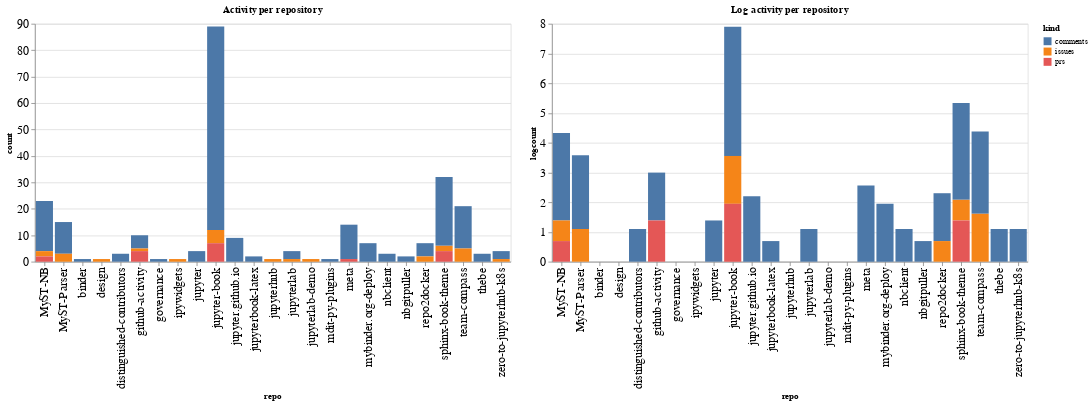

Write notebook code for a chart like this one.
### Code cell
ch1 = alt.Chart(repo_summaries, width=600, title="Activity per repository").mark_bar().encode(
    x='repo',
    y='count',
    color='kind',
    tooltip="kind"
)

ch2 = alt.Chart(repo_summaries, width=600, title="Log activity per repository").mark_bar().encode(
    x='repo',
    y='logcount',
    color='kind',
    tooltip="kind"
)

ch1 | ch2

### Figure 1 — Vega-Lite specification as saved in the notebook (floating-point values rounded to 4 significant figures)
{"config": {"axisLeft": {"labelFontSize": 15}, "axisBottom": {"labelFontSize": 15}}, "hconcat": [{"mark": "bar", "encoding": {"color": {"type": "nominal", "field": "kind"}, "tooltip": {"type": "nominal", "field": "kind"}, "x": {"type": "nominal", "field": "repo"}, "y": {"type": "quantitative", "field": "count"}}, "title": "Activity per repository", "width": 600}, {"mark": "bar", "encoding": {"color": {"type": "nominal", "field": "kind"}, "tooltip": {"type": "nominal", "field": "kind"}, "x": {"type": "nominal", "field": "repo"}, "y": {"type": "quantitative", "field": "logcount"}}, "title": "Log activity per repository", "width": 600}], "data": {"name": "data-b13a345aaebb19c5c060fd7ae79cb3d6"}, "$schema": "https://vega.github.io/schema/vega-lite/v4.8.1.json", "datasets": {"data-b13a345aaebb19c5c060fd7ae79cb3d6": [{"repo": "MyST-NB", "kind": "comments", "count": 19, "logcount": 2.944}, {"repo": "MyST-NB", "kind": "issues", "count": 2, "logcount": 0.6931}, {"repo": "MyST-NB", "kind": "prs", "count": 2, "logcount": 0.6931}, {"repo": "MyST-Parser", "kind": "comments", "count": 12, "logcount": 2.485}, {"repo": "MyST-Parser", "kind": "issues", "count": 3, "logcount": 1.099}, {"repo": "binder", "kind": "comments", "count": 1, "logcount": 0.0}, {"repo": "design", "kind": "issues", "count": 1, "logcount": 0.0}, {"repo": "distinguished-contributors", "kind": "comments", "count": 3, "logcount": 1.099}, {"repo": "github-activity", "kind": "comments", "count": 5, "logcount": 1.609}, {"repo": "github-activity", "kind": "issues", "count": 1, "logcount": 0.0}, {"repo": "github-activity", "kind": "prs", "count": 4, "logcount": 1.386}, {"repo": "governance", "kind": "comments", "count": 1, "logcount": 0.0}, {"repo": "ipywidgets", "kind": "issues", "count": 1, "logcount": 0.0}, {"repo": "jupyter", "kind": "comments", "count": 4, "logcount": 1.386}, {"repo": "jupyter-book", "kind": "comments", "count": 77, "logcount": 4.344}, {"repo": "jupyter-book", "kind": "issues", "count": 5, "logcount": 1.609}, {"repo": "jupyter-book", "kind": "prs", "count": 7, "logcount": 1.946}, {"repo": "jupyter.github.io", "kind": "comments", "count": 9, "logcount": 2.197}, {"repo": "jupyterbook-latex", "kind": "comments", "count": 2, "logcount": 0.6931}, {"repo": "jupyterhub", "kind": "issues", "count": 1, "logcount": 0.0}, {"repo": "jupyterlab", "kind": "comments", "count": 3, "logcount": 1.099}, {"repo": "jupyterlab", "kind": "issues", "count": 1, "logcount": 0.0}, {"repo": "jupyterlab-demo", "kind": "issues", "count": 1, "logcount": 0.0}, {"repo": "mdit-py-plugins", "kind": "comments", "count": 1, "logcount": 0.0}, {"repo": "meta", "kind": "comments", "count": 13, "logcount": 2.565}, {"repo": "meta", "kind": "prs", "count": 1, "logcount": 0.0}, {"repo": "mybinder.org-deploy", "kind": "comments", "count": 7, "logcount": 1.946}, {"repo": "nbclient", "kind": "comments", "count": 3, "logcount": 1.099}, {"repo": "nbgitpuller", "kind": "comments", "count": 2, "logcount": 0.6931}, {"repo": "repo2docker", "kind": "comments", "count": 5, "logcount": 1.609}, {"repo": "repo2docker", "kind": "issues", "count": 2, "logcount": 0.6931}, {"repo": "sphinx-book-theme", "kind": "comments", "count": 26, "logcount": 3.258}, {"repo": "sphinx-book-theme", "kind": "issues", "count": 2, "logcount": 0.6931}, {"repo": "sphinx-book-theme", "kind": "prs", "count": 4, "logcount": 1.386}, {"repo": "team-compass", "kind": "comments", "count": 16, "logcount": 2.773}, {"repo": "team-compass", "kind": "issues", "count": 5, "logcount": 1.609}, {"repo": "thebe", "kind": "comments", "count": 3, "logcount": 1.099}, {"repo": "zero-to-jupyterhub-k8s", "kind": "comments", "count": 3, "logcount": 1.099}, {"repo": "zero-to-jupyterhub-k8s", "kind": "issues", "count": 1, "logcount": 0.0}]}}
